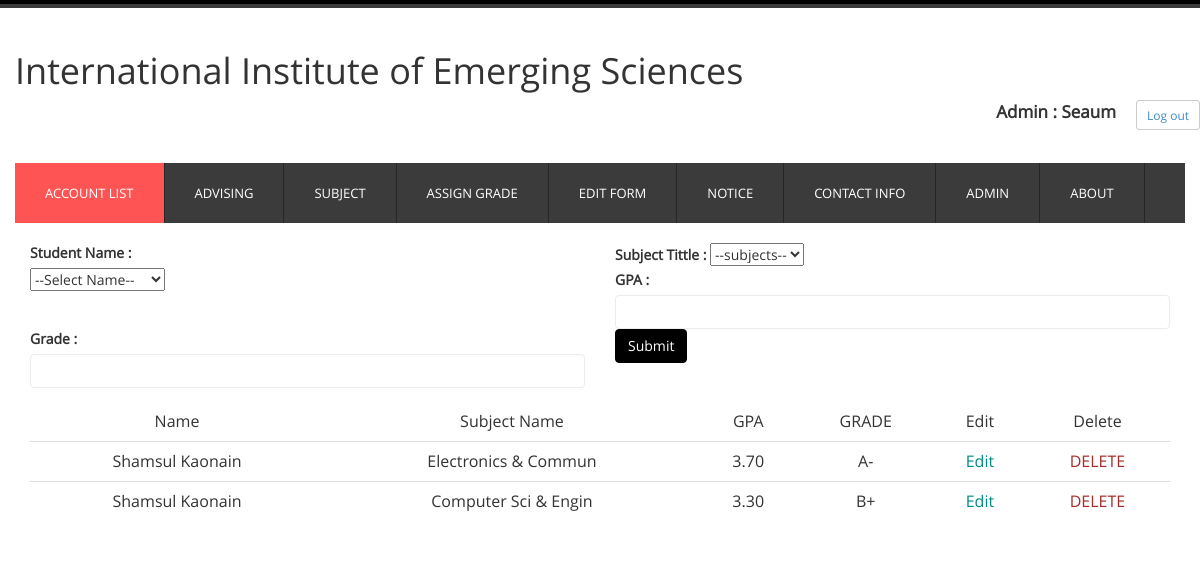
Page /includes/gradeform.php (signed in) on the committed database.
### tables this page shows
CREATE TABLE `gradedetails` (
  `rt_id` int(10) NOT NULL,
  `gpa` float(10,2) NOT NULL,
  `grade` varchar(10) NOT NULL,
  `id` int(11) NOT NULL
);

CREATE TABLE `a` (
  `id` int(11) NOT NULL,
  `name` varchar(100) NOT NULL,
  `email` varchar(100) NOT NULL,
  `phno` varchar(15) NOT NULL,
  `password` varchar(20) NOT NULL
);

CREATE TABLE `routine` (
  `rt_id` int(11) NOT NULL,
  `std_id` int(11) NOT NULL,
  `sub` varchar(20) NOT NULL,
  `day` varchar(20) NOT NULL,
  `time` varchar(20) NOT NULL
);

### includes/gradeform.php (the view, shortened to what this page needs)
<link rel="stylesheet" href="https://maxcdn.bootstrapcdn.com/bootstrap/3.3.7/css/bootstrap.min.css">
    <?php
include_once 'database.php';
include_once 'admin-header.php';
function  getSubject($conn,$subid){
   $query= "SELECT sub FROM routine WHERE rt_id='$subid'";
   $zone= mysqli_query($conn,$query);
   $sub = mysqli_fetch_assoc($zone);
   return $sub['sub'] ;
}
?>
<div class="container" style="font-size:14px">
    <form method="post">
        <div class="row">
            <div class='col-lg-6'>
                <br><label> Student Name :</label>
                <div>
                    <select id="stdid" name="stdid">
                        ?> <option value="">--Select Name--</option>
                </select>
                </div>
            </div>
	    <br>
            <div class='col-lg-6'>
            <label> Subject Tittle : </label>
              <select id="sub" name="sub">
                        <option value="">--subjects--</option>;
                </select>
            </div><br>
            <div class='col-lg-6'>
                <label> GPA  : </label> <input type="number" step="0.01" class="form-control" id="gpa" name="gpa">
            </div>
            <div class='col-lg-6'>
                <label> Grade :</label> <input type="text" class="form-control" id="grade" name="grade">
            </div>
            <div class='col-lg-6'>
                <input type="submit" id="save"  name="save"  class="btn btn-info center" onclick="validation()">
            </div>
        </div>
    </form>
</div>
<div class="container">
    <table class="table table-hover">
        <thead>
        <tr>
            <td>Name</td>
            <td>Subject Name</td>
            <td>GPA</td>
            <td>GRADE</td>
            <td>Edit</td>
            <td>Delete</td>
        </tr>
        </thead>
        <tbody>
		<?php
		$query   = "SELECT a.name, gradedetails.id,gradedetails.rt_id,gradedetails.gpa,gradedetails.grade FROM gradedetails INNER JOIN a ON gradedetails.id=a.id";
		$result  = mysqli_query( $conn, $query );
		while( $student = mysqli_fetch_assoc( $result ) ) {
			?>
            <tr>
                <td><?php echo $student['name'] ?></td>
                <td><?php echo getSubject($conn,$student['rt_id']); ?></td>
                <td><?php echo $student['gpa']; ?></td>
                <td><?php echo $student['grade']; ?></td>
                <td><a style="color:DarkCyan" href="admin_gradeshow.php?rt_id=<?php echo $student['rt_id']?>">Edit</a></td>
                <td><a style="color:brown" href="gradeform.php?rt_id=<?php echo $student['rt_id']?>&act=del">DELETE</a></td>
            </tr>
			<?php
		}
		?>
        </tbody>
    </table>
</div>

### css/style.css (style rules this page uses)
body { font-family: 'open_sansregular'; background:#ffffff; font-size: 100%; }
.form-control { box-shadow: none; border: 1px solid #ECECEC; -webkit-transition: all 0.3s ease-in-out; -moz-transition: all 0.3s ease-in-out; -o-transition: all 0.3s ease-in-out; transition: all 0.3s ease-in-out; }

### includes/gradeform.php (style rules this page uses)
td { text-align: center; }
.btn-info { color: #fff; background-color: #000 !important; border-color: #000 !important; }

### rows in the picture
gradedetails: a.name "Shamsul Kaonain", rt_id.sub "Electronics & Commun", gpa "3.70", grade "A-"
gradedetails: a.name "Shamsul Kaonain", rt_id.sub "Computer Sci & Engin", gpa "3.30", grade "B+"

### other values in the picture
$_SESSION['adminName'] "Seaum"
